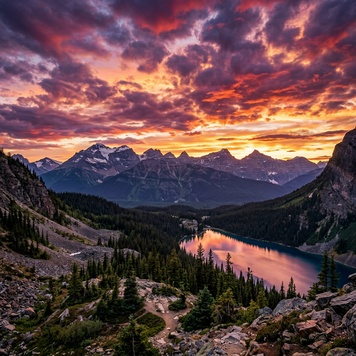
#> input picture Shanmuga/Image_Compression_PCA/source_image.png, 356 x 356 px, shrunk from 640 x 640 before the run, found by its file name
$ python compressor.py
#> lines starting #> are read from the running program, lines starting #| are printed output that depends on the picture
import cv2
import numpy as np
import matplotlib.pyplot as plt
from sklearn.decomposition import PCA
import os

def load_image(image_path):
    """
    Loads an image and converts it to grayscale for simpler PCA demonstration.
    PCA can also be done on RGB channels separately.
    """
    img = cv2.imread(image_path)
#> img is the input picture: shape (356, 356, 3); mean B, G, R 72.6, 70.3, 99.3
    if img is None:
        raise ValueError(f"Image not found at {image_path}")

    # Converting to Grayscale to simplify (Matrix processing)
    gray_img = cv2.cvtColor(img, cv2.COLOR_BGR2GRAY)
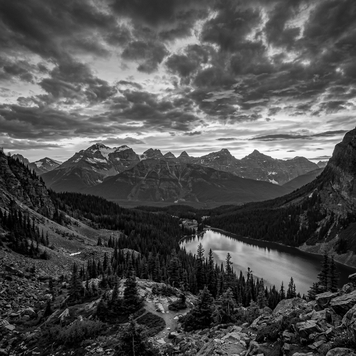
#> gray_img: shape (356, 356); min 0, max 255, mean 79.2
    return gray_img, img

def compress_reconstruct(image, n_components):
    """
    Applies PCA to reduce components and reconstructs the image.
    """
    pca = PCA(n_components=n_components)

    # Fit and transform (Project into lower dimensional space)
    img_reduced = pca.fit_transform(image)

    # Inverse transform (Back into original pixel space)
    img_reconstructed = pca.inverse_transform(img_reduced)

    # Clip values to valid image range [0, 255] and convert to uint8
    img_reconstructed = np.clip(img_reconstructed, 0, 255).astype(np.uint8)

    return img_reconstructed, pca.explained_variance_ratio_.sum()

def save_comparison(originals, reconstructs, components_list, variances, save_path):
    """
    Displays the original and compressed images side-by-side.
    """
    n = len(reconstructs) + 1
    plt.figure(figsize=(18, 10))

    # Original
    plt.subplot(1, n, 1)
    plt.imshow(originals, cmap='gray')
    plt.title('Original Image (Full)')
    plt.axis('off')

    for i, (recon, comp, var) in enumerate(zip(reconstructs, components_list, variances)):
        plt.subplot(1, n, i + 2)
        plt.imshow(recon, cmap='gray')
        plt.title(f'Components: {comp}\nVariance: {var:.2%}')
        plt.axis('off')

    plt.tight_layout()
    plt.savefig(save_path)
    plt.close()
    print(f"Comparison plot saved to {save_path}")

if __name__ == "__main__":
    SOURCE_PATH = "c:/Users/janas/Documents/GitHub/ai-intern-training/Shanmuga/Image_Compression_PCA/source_image.png"
    gray, original_bgr = load_image(SOURCE_PATH)

    components = [10, 50, 100]
    reconstructions = []
    variances = []

    for comp in components:
        recon, var = compress_reconstruct(gray, comp)
        reconstructions.append(recon)
        variances.append(var)
#> this loop made 3 passes
#> var on passes 1 to 3: 0.835, 0.961, 0.988
#> pass 1, in compress_reconstruct, `img_reconstructed = pca.inverse_transform(img_reduced)`:
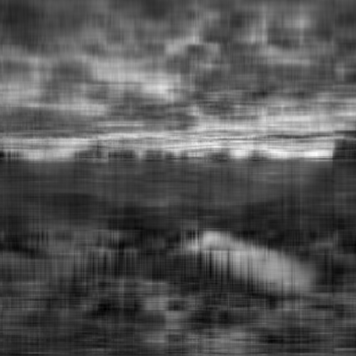
#> img_reconstructed: shape (356, 356) float64; min -22.09, max 284.4, mean 79.2; drawn with min black and max white
#> pass 2, in compress_reconstruct (call 2), `img_reduced = pca.fit_transform(image)`:
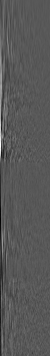
#> img_reduced: shape (356, 50) float64; min -995.4, max 1878.2, mean 0; drawn with min black and max white
#> pass 2, in compress_reconstruct (call 2), `img_reconstructed = pca.inverse_transform(img_reduced)`:
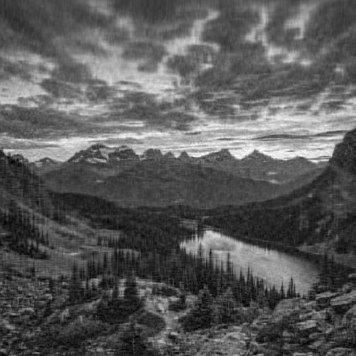
#> img_reconstructed: shape (356, 356) float64; min -23.53, max 267.9, mean 79.2; drawn with min black and max white
#> after the loop, reconstructions = 3 items; variances = [0.835, 0.961, 0.988]

    save_comparison(gray, reconstructions, components, variances,
                    "c:/Users/janas/Documents/GitHub/ai-intern-training/Shanmuga/Image_Compression_PCA/compression_output.png")
#> in save_comparison, `n = len(reconstructs) + 1`: n = 4
#> the loop in save_comparison, `for i, (recon, comp, var) in enumerate(zip(reconstructs, components_li..` made 3 passes
#> (comp, var) on passes 1 to 3: (10, 0.835), (50, 0.961), (100, 0.988)
#> in save_comparison, `plt.savefig(save_path)`:
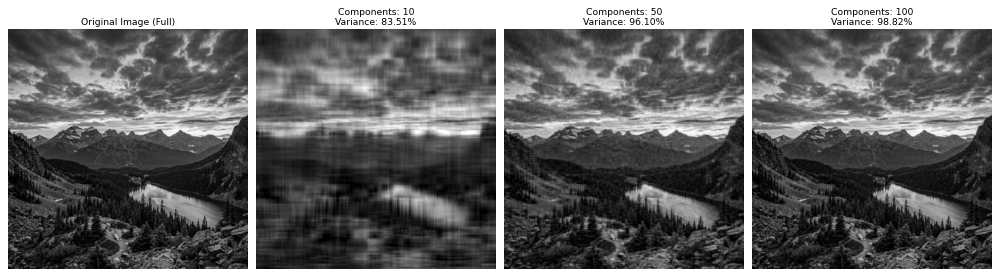
#> figure drawn by matplotlib, 4 panels
